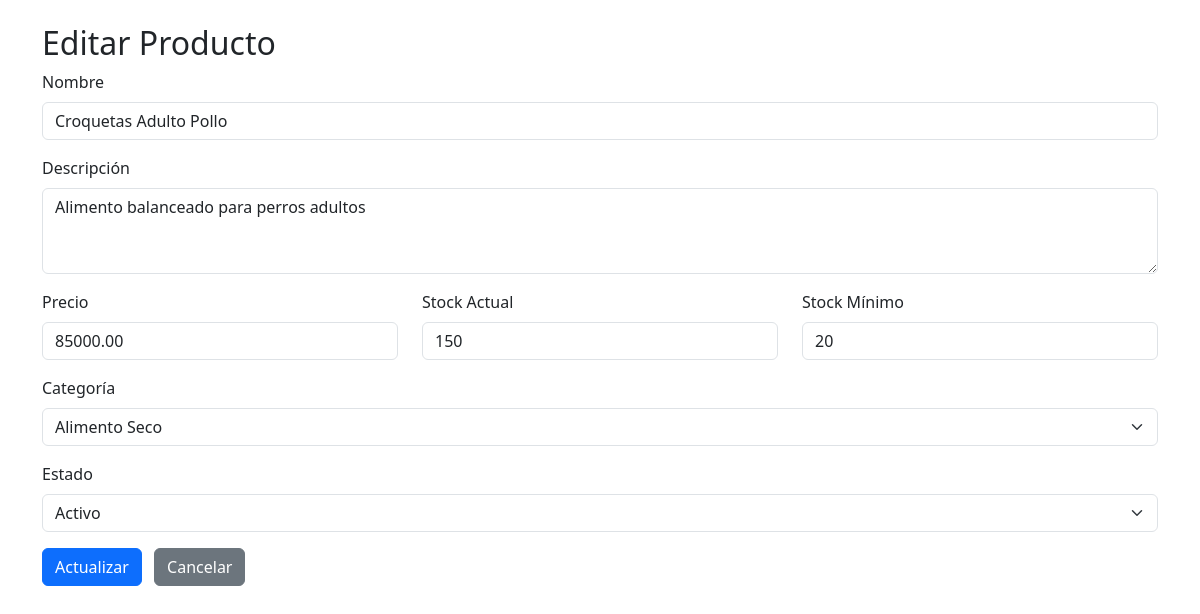
The page /public/empleado/admin/editar_producto.php?id=1 on the database its author committed.
### tables this page shows
CREATE TABLE producto (
    id_producto INT AUTO_INCREMENT PRIMARY KEY,
    nombre VARCHAR(100) NOT NULL,
    descripcion TEXT,
    precio_base DECIMAL(10,2) NOT NULL,
    stock_actual INT DEFAULT 0,
    stock_minimo INT DEFAULT 5,
    estado_activo BOOLEAN DEFAULT TRUE,
    id_categoria INT,
    FOREIGN KEY (id_categoria) REFERENCES categoria_producto(id_categoria) ON DELETE SET NULL
     
     
);

CREATE TABLE categoria_producto (
    id_categoria INT AUTO_INCREMENT PRIMARY KEY,
    nombre VARCHAR(50) NOT NULL,
    descripcion TEXT,
    id_padre INT NULL,
    FOREIGN KEY (id_padre) REFERENCES categoria_producto(id_categoria) ON DELETE SET NULL
);

### public/empleado/admin/editar_producto.php (the view, shortened to what this page needs)
<?php
require_once "../../../config/database.php";
$id = intval($_GET['id'] ?? 0);
$stmt = $conn->prepare("SELECT * FROM producto WHERE id_producto = :id");
$stmt->bindParam(":id", $id, PDO::PARAM_INT);
$stmt->execute();
$p = $stmt->fetch(PDO::FETCH_ASSOC);
$categorias = $conn->query("SELECT id_categoria, nombre FROM categoria_producto ORDER BY nombre")->fetchAll(PDO::FETCH_ASSOC);
?>
<!DOCTYPE html>
<html lang="es">
<head>
    <link href="https://cdn.jsdelivr.net/npm/bootstrap@5.3.0/dist/css/bootstrap.min.css" rel="stylesheet">
</head>
<body>
<div class="container mt-4">
    <h2>Editar Producto</h2>
    <form action="/petspa/api/admin/editar_producto.php" method="POST">
        <div class="mb-3">
            <label class="form-label">Nombre</label>
            <input type="text" name="nombre" value="<?= htmlspecialchars($p['nombre']); ?>" class="form-control" required>
        </div>
        <div class="mb-3">
            <label class="form-label">Descripción</label>
            <textarea name="descripcion" class="form-control" rows="3"><?= htmlspecialchars($p['descripcion']); ?></textarea>
        </div>
        <div class="row">
            <div class="col-md-4 mb-3">
                <label class="form-label">Precio</label>
                <input type="number" step="0.01" name="precio" value="<?= htmlspecialchars($p['precio_base']); ?>" class="form-control" required>
            </div>
            <div class="col-md-4 mb-3">
                <label class="form-label">Stock Actual</label>
                <input type="number" name="stock" value="<?= htmlspecialchars($p['stock_actual']); ?>" class="form-control" required>
            </div>
            <div class="col-md-4 mb-3">
                <label class="form-label">Stock Mínimo</label>
                <input type="number" name="stock_minimo" value="<?= htmlspecialchars($p['stock_minimo']); ?>" class="form-control" min="0">
            </div>
        </div>
        <div class="mb-3">
            <label class="form-label">Categoría</label>
            <select name="categoria" class="form-select">
                <?php foreach ($categorias as $categoria): ?>
                    <option value="<?= $categoria['id_categoria']; ?>" <?= $categoria['id_categoria'] == $p['id_categoria'] ? 'selected' : ''; ?>><?= htmlspecialchars($categoria['nombre']); ?></option>
                <?php endforeach; ?>
            </select>
        </div>
        <div class="mb-3">
            <label class="form-label">Estado</label>
            <select name="estado" class="form-select">
                <option value="1" <?= $p['estado_activo'] ? 'selected' : ''; ?>>Activo</option>
            </select>
        </div>
        <button class="btn btn-primary">Actualizar</button>
        <a href="productos.php" class="btn btn-secondary ms-2">Cancelar</a>
    </form>
</div>
</body>
</html>

### rows shown on the page
producto: nombre "Croquetas Adulto Pollo", descripcion "Alimento balanceado para perros adultos", precio "85000.00", stock "150", stock_minimo "20", categoria "Alimento Seco", estado "Activo"
